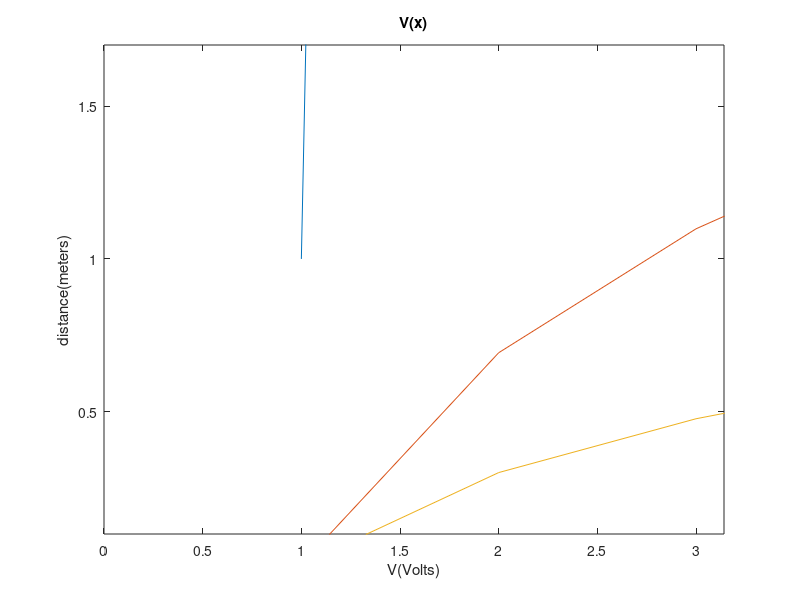
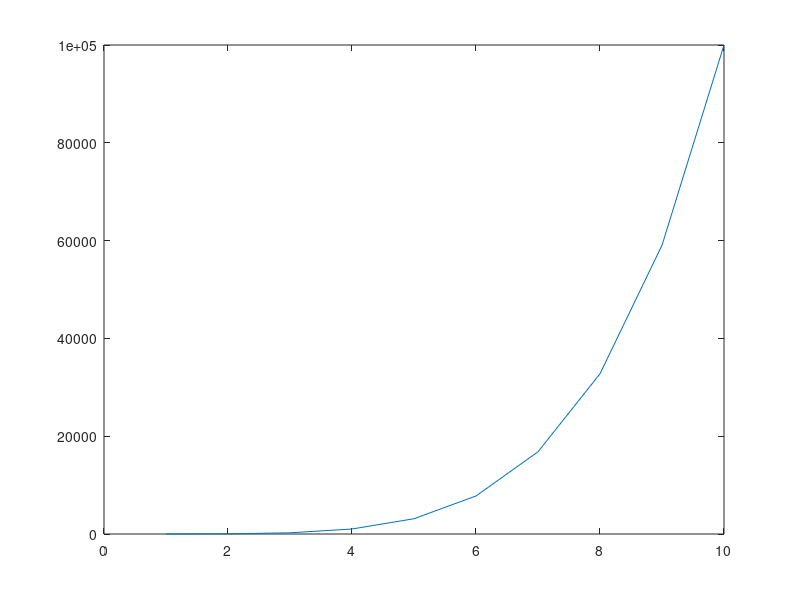

Write the MATLAB code that produced these figures, in order. (Note: this script raises an error after producing the figures.)
a =27
b = 30; % doesn't show in command window but stores variable
clear all; close all    %use command window to summon things too
b = 30; 
size(b)
a = [1,2,3,4];
size(a)

A = [1,2,3; 4,5,6; 7,8,9]
size(A)
A(2,3)
%A(0,1)   %matlab starts from 1 not 0!!

b =A(2,1:2)
size(b)
c=A(2,:)

x=0:0.5:10 %array = start:stepsize:stop
t=0:20
v=0:0.867
v=0:0.005:0.867

q=linspace(1,30,10)

A=[1,2,3; 4,5,6 ; 7,8,9]
B=[3,2,1; 6,4,5; 8,7,9]
A+B
A-B
A*B
A*[1;2;3]
A^3 %doesn't work. Need dot-star

[1,2,3].*[3,2,1]
[1,2,3]./[3,2,1]
[1,2,3].^2

%Can use help plot

%Make a plot
x = 1:1:10; %array with range 1-10
y = x.^5;
y1= sin(x);
y2= log(x);
y3= log10(x);

plot(x,y)
plot(x,y2,x,y3) %plots two functions at once

figure(27); %creates new figure
plot(x,y);

figure(1); %plot multiple things on same plot, can put hold
plot(x,y); 
hold on;
plot(x,y2,x,y3);
%hold off

title('V(x)')  %adding labels
xlabel('V(Volts)')
ylabel('distance(meters)')
axis([0 pi 0.1 1.7])    %changing axis limits

%Scripts and Functions

x = -5:0.1:5;
sigma = 1.5;
y = myGauss(x,sigma);
plot(x,y)



%function to fit
fun = @(a,b,c,x) - sqrt(a^2-(x-b).^2)+c;
% Find a starting point for the parameters a, b, and c.
guess = fun(15,0,15,x); % fun(a,b,c,x)
plot(x,guess,'r:')

%fit the data
%fittedmodel = fit(x',y',fun,'StartPoint',[15 0 15])
%plot the result
%plot(fittedmodel,'r-');

%fittedmodel = 

   % General model:
   % fittedmodel(x) = -sqrt(a^2-(x-b).^2)+c
    %Coefficients (with 95 %confidencebounds):
       % a=  26.62 (18.39,34.85)
        %b=  1.714 (-0.5507,3.978)
        %c=  26.55 (18.56, 34.54)
        %fit the data using the uncertainties as weights
        %w=  ey.^-2
        %weightedfitted = fit(x',y',fun,'StartPoint',[15 0 15],'Weights',w')
        % plot the result
        %plot(weightedfit,'r-');
        
%Exercise 2

experiment = importdata('radioactivedecay.dat')
t = experiment.data(:,1);
N = experiment.data(:,2);
figure(42)
plot(t,N,'.b')

